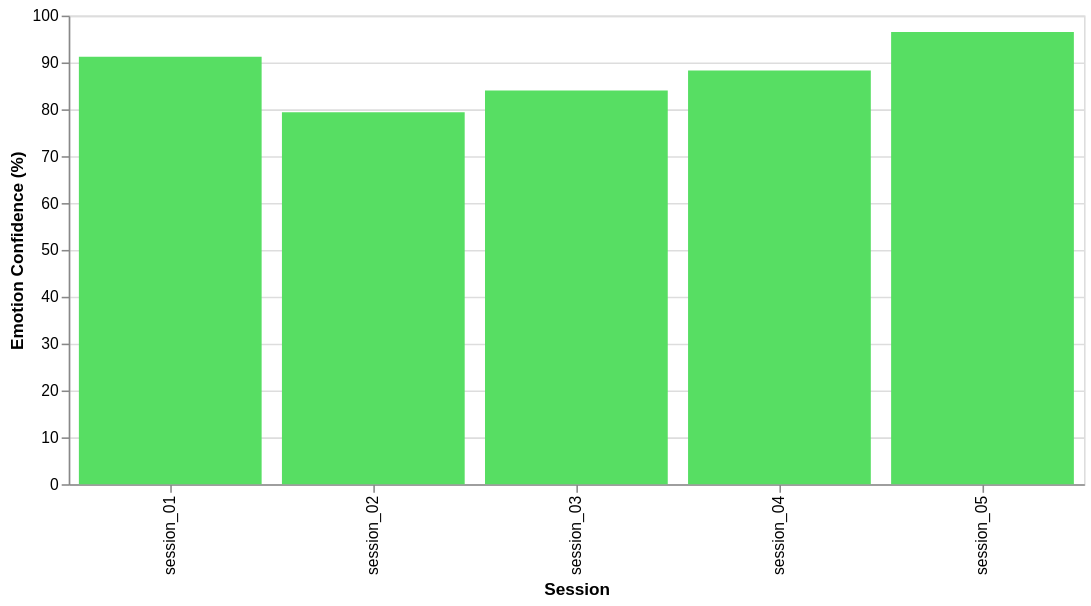

Write notebook code for a chart like this one.
### Markdown cell above
## 4. Emotion Confidence Chart

Visualize emotion model confidence across sessions.

### Code cell
emotion_chart = alt.Chart(example_data).mark_bar(color='#57de63').encode(
    x=alt.X('sample:N', title='Session'),
    y=alt.Y('emotion_confidence:Q', title='Emotion Confidence (%)'),
    tooltip=['sample', 'emotion', 'emotion_confidence']
).properties(height=300, width=650)
emotion_chart

### Figure 1 — Vega-Lite specification as saved in the notebook (floating-point values rounded to 4 significant figures)
{"config": {"view": {"continuousWidth": 300, "continuousHeight": 300}}, "data": {"name": "data-419787bec62d2b70d4de245b356e4305"}, "mark": {"type": "bar", "color": "#57de63"}, "encoding": {"tooltip": [{"field": "sample", "type": "nominal"}, {"field": "emotion", "type": "nominal"}, {"field": "emotion_confidence", "type": "quantitative"}], "x": {"field": "sample", "title": "Session", "type": "nominal"}, "y": {"field": "emotion_confidence", "title": "Emotion Confidence (%)", "type": "quantitative"}}, "height": 300, "width": 650, "$schema": "https://vega.github.io/schema/vega-lite/v5.8.0.json", "datasets": {"data-419787bec62d2b70d4de245b356e4305": [{"sample": "session_01", "emotion": "Happy", "emotion_confidence": 91.2, "sentiment": "POSITIVE", "sentiment_confidence": 0.88, "mismatch": false}, {"sample": "session_02", "emotion": "Sad", "emotion_confidence": 79.4, "sentiment": "POSITIVE", "sentiment_confidence": 0.72, "mismatch": true}, {"sample": "session_03", "emotion": "Neutral", "emotion_confidence": 84.0, "sentiment": "NEGATIVE", "sentiment_confidence": 0.65, "mismatch": false}, {"sample": "session_04", "emotion": "Angry", "emotion_confidence": 88.3, "sentiment": "POSITIVE", "sentiment_confidence": 0.93, "mismatch": true}, {"sample": "session_05", "emotion": "Happy", "emotion_confidence": 96.5, "sentiment": "POSITIVE", "sentiment_confidence": 0.96, "mismatch": false}]}}
